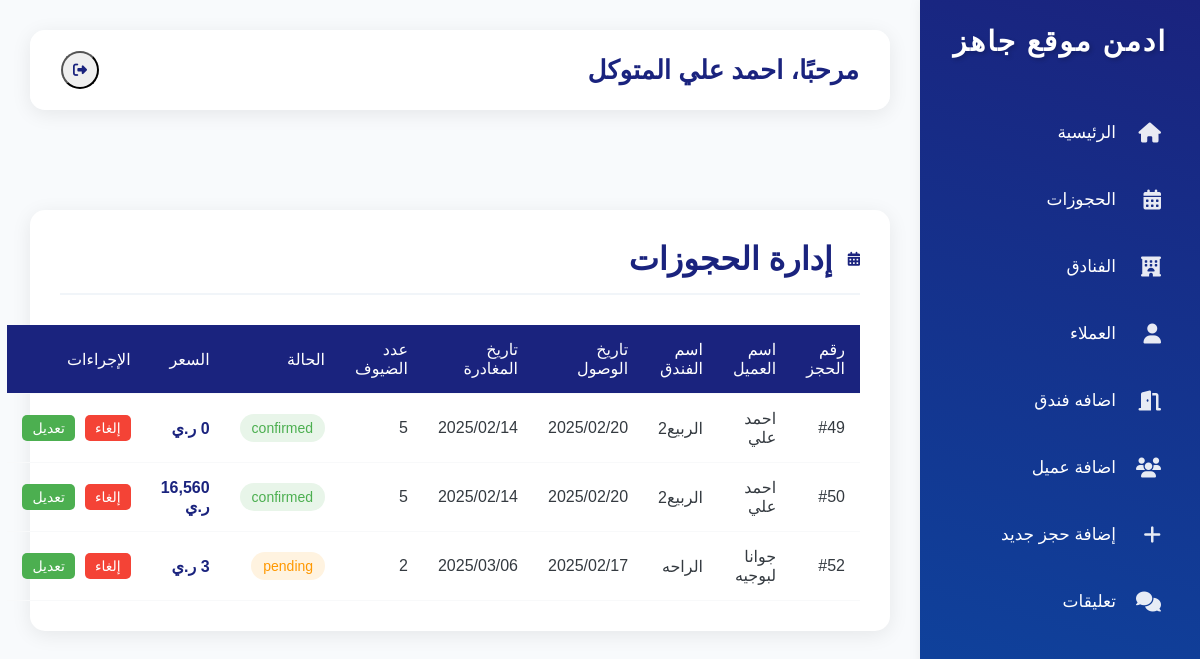
Page /dashboard/booking.php (signed in) on the committed database.
### tables this page shows
CREATE TABLE `bookings` (
  `id` int(11) NOT NULL,
  `user_id` int(11) NOT NULL,
  `hotel_id` int(11) NOT NULL,
  `check_in` date NOT NULL,
  `check_out` date NOT NULL,
  `number_of_guests` int(11) NOT NULL,
  `status` enum('confirmed','canceled','pending') DEFAULT 'pending',
  `price` decimal(10,2) DEFAULT NULL
);

CREATE TABLE `users` (
  `id` int(11) NOT NULL,
  `u_name` varchar(50) NOT NULL,
  `u_address` varchar(70) NOT NULL,
  `u_password` varchar(255) NOT NULL,
  `u_email` varchar(100) NOT NULL,
  `u_phone` int(13) NOT NULL,
  `user_role` enum('user','admin') DEFAULT 'user'
);

CREATE TABLE `hotels` (
  `id` int(11) NOT NULL,
  `name` varchar(255) NOT NULL,
  `description` text NOT NULL,
  `location` varchar(255) NOT NULL,
  `rating` float NOT NULL,
  `price` float NOT NULL,
  `image` varchar(255) NOT NULL,
  `city` varchar(20) NOT NULL
);

### dashboard/booking.php (the view, shortened to what this page needs)
<?php
require_once('../config.php');
include_once 'sidebar.php';
include_once 'header.php';
$query = "SELECT
            b.id,
            u.u_name AS user_name,
            h.name AS hotel_name,
            b.check_in,
            b.check_out,
            b.number_of_guests,
            b.status,
            b.price
          FROM bookings b
          JOIN users u ON b.user_id = u.id
          JOIN hotels h ON b.hotel_id = h.id
          ORDER BY b.check_in DESC";
$stmt = $conn->prepare($query);
$stmt->execute();
$result = $stmt->get_result();
?>
<body class="page-bookings">
    <div class="main-content">
        <div class="bookings-container">
            <h1 class="page-title">
                <i class="fas fa-calendar-alt"></i>
                إدارة الحجوزات
            </h1>
            <?php if($result->num_rows > 0): ?>
                <table class="bookings-table">
                    <thead>
                        <tr>
                            <th>رقم الحجز</th>
                            <th>اسم العميل</th>
                            <th>اسم الفندق</th>
                            <th>تاريخ الوصول</th>
                            <th>تاريخ المغادرة</th>
                            <th>عدد الضيوف</th>
                            <th>الحالة</th>
                            <th>السعر</th>
                            <th>الإجراءات</th>
                        </tr>
                    </thead>
                    <tbody>
                        <?php while($row = $result->fetch_assoc()): ?>
                        <tr>
                            <td>#<?= htmlspecialchars($row['id']) ?></td>
                            <td><?= htmlspecialchars($row['user_name']) ?></td>
                            <td><?= htmlspecialchars($row['hotel_name']) ?></td>
                            <td><?= date('Y/m/d', strtotime($row['check_in'])) ?></td>
                            <td><?= date('Y/m/d', strtotime($row['check_out'])) ?></td>
                            <td><?= htmlspecialchars($row['number_of_guests']) ?></td>
                            <td>
                                <span class="status-badge status-<?= htmlspecialchars($row['status']) ?>">
                                    <?= htmlspecialchars($row['status']) ?>
                                </span>
                            </td>
                            <td class="price-cell">
                                <?= number_format($row['price']) ?> ر.ي
                            </td>
                            <td>
                                <div class="action-buttons">
                                    <form method="post" action="cancel_booking.php"
                                          onsubmit="return confirm('هل أنت متأكد من الإلغاء؟')">
                                        <button type="submit" class="cancel">إلغاء</button>
                                    </form>
                                    <form method="get" action="edit_booking.php">
                                        <button type="submit" class="edit">تعديل</button>
                                    </form>
                                </div>
                            </td>
                        </tr>
                        <?php endwhile; ?>
                    </tbody>
                </table>
            <?php endif; ?>
        </div>
    </div>
</body>
</html>

### dashboard/css/style.css (style rules this page uses)
.page-bookings .main-content { margin-right: 280px; padding: 30px; transition: 0.3s; }
.page-bookings .bookings-container { background: white; padding: 30px; border-radius: 15px; box-shadow: 0 4px 20px rgba(0,0,0,0.08); }
.page-bookings .page-title { color: #1a237e; margin-bottom: 30px; padding-bottom: 15px; border-bottom: 2px solid #f1f5f9; display: flex; align-items: center; gap: 15px; }
.page-bookings .bookings-table { width: 100%; border-collapse: collapse; margin-top: 20px; }
.page-bookings .bookings-table th, .page-bookings .bookings-table td { padding: 15px; text-align: right; border-bottom: 1px solid #f8f9fa; }
.page-bookings .bookings-table th { background: #1a237e; color: white; font-weight: 500; }
.page-bookings .status-badge { padding: 6px 12px; border-radius: 20px; font-size: 14px; font-weight: 500; }
.page-bookings .status-pending { background: #fff3e0; color: #FF9800; }
.page-bookings .status-confirmed { background: #e8f5e9; color: #4CAF50; }
.page-bookings .price-cell { font-weight: 600; color: #1a237e; }
.page-bookings .action-buttons { display: flex; gap: 10px; }
.page-bookings .action-buttons form { margin: 0; }
.page-bookings .action-buttons button { padding: 5px 10px; border: none; border-radius: 5px; cursor: pointer; font-size: 14px; }
.page-bookings .action-buttons button.edit { background: #4CAF50; color: white; }
.page-bookings .action-buttons button.cancel { background: #f44336; color: white; }
.main-content { margin-right: 280px; padding: 30px; transition: 0.3s; }
.action-buttons { display: flex; gap: 0.5rem; }
body { color: #343a40; }
.fas { font-size: 14px; }
:root { --primary-color: #1a237e; --secondary-color: #4CAF50; --background: #f8fafc; --text-dark: #1e293b; }

### dashboard/sidebar.php (style rules this page uses)
* { margin: 0; padding: 0; box-sizing: border-box; font-family: 'Tajawal', sans-serif; }
body { background: #f8fafc; }

### dashboard/header.php (style rules this page uses)
.main-content { margin-right: 280px; padding: 30px; transition: 0.3s; }
.main-content > * { animation: fadeIn 0.6s ease-out; }

### rows in the picture
bookings: id "49", user.u_name "احمد علي", hotel.name "الربيع2", check_in "2025/02/20", check_out "2025/02/14", number_of_guests "5", status "confirmed"
bookings: id "50", user.u_name "احمد علي", hotel.name "الربيع2", check_in "2025/02/20", check_out "2025/02/14", number_of_guests "5", status "confirmed", price "16,560"
bookings: id "52", user.u_name "جوانا لبوجيه", hotel.name "الراحه", check_in "2025/02/17", check_out "2025/03/06", number_of_guests "2", status "pending"

### other values in the picture
$username "احمد علي المتوكل"
